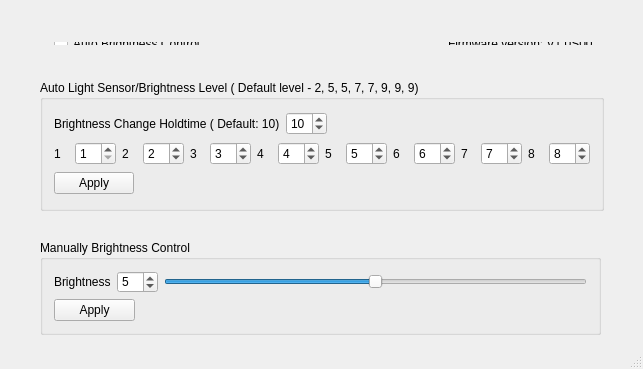
<?xml version="1.0" encoding="UTF-8"?>
<ui version="4.0">
 <class>MainWindow</class>
 <widget class="QMainWindow" name="MainWindow">
  <property name="geometry">
   <rect>
    <x>0</x>
    <y>0</y>
    <width>643</width>
    <height>369</height>
   </rect>
  </property>
  <property name="windowTitle">
   <string>Brightness Control v1.0</string>
  </property>
  <widget class="QWidget" name="centralWidget">
   <widget class="QGroupBox" name="br_mapping_groupBox">
    <property name="geometry">
     <rect>
      <x>40</x>
      <y>80</y>
      <width>564</width>
      <height>131</height>
     </rect>
    </property>
    <property name="title">
     <string>Auto Light Sensor/Brightness Level ( Default level - 2, 5, 5, 7, 7, 9, 9, 9)</string>
    </property>
    <layout class="QGridLayout" name="gridLayout">
     <item row="0" column="0">
      <layout class="QHBoxLayout" name="horizontalLayout_5">
       <item>
        <widget class="QLabel" name="holdtime_label">
         <property name="text">
          <string>Brightness Change Holdtime ( Default: 10)</string>
         </property>
        </widget>
       </item>
       <item>
        <widget class="QSpinBox" name="holdtime">
         <property name="minimum">
          <number>1</number>
         </property>
         <property name="maximum">
          <number>30</number>
         </property>
         <property name="value">
          <number>10</number>
         </property>
        </widget>
       </item>
       <item>
        <spacer name="horizontalSpacer_2">
         <property name="orientation">
          <enum>Qt::Horizontal</enum>
         </property>
         <property name="sizeHint" stdset="0">
          <size>
           <width>40</width>
           <height>20</height>
          </size>
         </property>
        </spacer>
       </item>
      </layout>
     </item>
     <item row="1" column="0">
      <layout class="QHBoxLayout" name="horizontalLayout">
       <item>
        <widget class="QLabel" name="l1">
         <property name="text">
          <string>1</string>
         </property>
        </widget>
       </item>
       <item>
        <widget class="QSpinBox" name="br_l1">
         <property name="minimum">
          <number>1</number>
         </property>
         <property name="maximum">
          <number>10</number>
         </property>
        </widget>
       </item>
       <item>
        <widget class="QLabel" name="l2">
         <property name="text">
          <string>2</string>
         </property>
        </widget>
       </item>
       <item>
        <widget class="QSpinBox" name="br_l2">
         <property name="minimum">
          <number>1</number>
         </property>
         <property name="maximum">
          <number>10</number>
         </property>
         <property name="value">
          <number>2</number>
         </property>
        </widget>
       </item>
       <item>
        <widget class="QLabel" name="l3">
         <property name="text">
          <string>3</string>
         </property>
        </widget>
       </item>
       <item>
        <widget class="QSpinBox" name="br_l3">
         <property name="minimum">
          <number>1</number>
         </property>
         <property name="maximum">
          <number>10</number>
         </property>
         <property name="value">
          <number>3</number>
         </property>
        </widget>
       </item>
       <item>
        <widget class="QLabel" name="l4">
         <property name="text">
          <string>4</string>
         </property>
        </widget>
       </item>
       <item>
        <widget class="QSpinBox" name="br_l4">
         <property name="minimum">
          <number>1</number>
         </property>
         <property name="maximum">
          <number>10</number>
         </property>
         <property name="value">
          <number>4</number>
         </property>
        </widget>
       </item>
       <item>
        <widget class="QLabel" name="l5">
         <property name="text">
          <string>5</string>
         </property>
        </widget>
       </item>
       <item>
        <widget class="QSpinBox" name="br_l5">
         <property name="minimum">
          <number>1</number>
         </property>
         <property name="maximum">
          <number>10</number>
         </property>
         <property name="value">
          <number>5</number>
         </property>
        </widget>
       </item>
       <item>
        <widget class="QLabel" name="l6">
         <property name="text">
          <string>6</string>
         </property>
        </widget>
       </item>
       <item>
        <widget class="QSpinBox" name="br_l6">
         <property name="minimum">
          <number>1</number>
         </property>
         <property name="maximum">
          <number>10</number>
         </property>
         <property name="value">
          <number>6</number>
         </property>
        </widget>
       </item>
       <item>
        <widget class="QLabel" name="l7">
         <property name="text">
          <string>7</string>
         </property>
        </widget>
       </item>
       <item>
        <widget class="QSpinBox" name="br_l7">
         <property name="minimum">
          <number>1</number>
         </property>
         <property name="maximum">
          <number>10</number>
         </property>
         <property name="value">
          <number>7</number>
         </property>
        </widget>
       </item>
       <item>
        <widget class="QLabel" name="l8">
         <property name="text">
          <string>8</string>
         </property>
        </widget>
       </item>
       <item>
        <widget class="QSpinBox" name="br_l8">
         <property name="minimum">
          <number>1</number>
         </property>
         <property name="maximum">
          <number>10</number>
         </property>
         <property name="value">
          <number>8</number>
         </property>
        </widget>
       </item>
      </layout>
     </item>
     <item row="2" column="0">
      <layout class="QHBoxLayout" name="horizontalLayout_2">
       <item>
        <widget class="QPushButton" name="auto_Apply">
         <property name="text">
          <string>Apply</string>
         </property>
        </widget>
       </item>
       <item>
        <spacer name="horizontalSpacer_5">
         <property name="orientation">
          <enum>Qt::Horizontal</enum>
         </property>
         <property name="sizeHint" stdset="0">
          <size>
           <width>448</width>
           <height>20</height>
          </size>
         </property>
        </spacer>
       </item>
      </layout>
     </item>
    </layout>
   </widget>
   <widget class="QWidget" name="layoutWidget">
    <property name="geometry">
     <rect>
      <x>43</x>
      <y>31</y>
      <width>561</width>
      <height>25</height>
     </rect>
    </property>
    <layout class="QHBoxLayout" name="horizontalLayout_3">
     <item>
      <widget class="QCheckBox" name="autoBREN_checkBox">
       <property name="text">
        <string>Auto Brightness Control</string>
       </property>
      </widget>
     </item>
     <item>
      <spacer name="horizontalSpacer">
       <property name="orientation">
        <enum>Qt::Horizontal</enum>
       </property>
       <property name="sizeHint" stdset="0">
        <size>
         <width>28</width>
         <height>20</height>
        </size>
       </property>
      </spacer>
     </item>
     <item>
      <widget class="QLabel" name="frmVersion_label">
       <property name="text">
        <string>Firmware version: V1.0S00</string>
       </property>
      </widget>
     </item>
    </layout>
   </widget>
   <widget class="QGroupBox" name="br_manually_groupBox">
    <property name="geometry">
     <rect>
      <x>40</x>
      <y>240</y>
      <width>561</width>
      <height>95</height>
     </rect>
    </property>
    <property name="title">
     <string>Manually Brightness Control</string>
    </property>
    <property name="checkable">
     <bool>false</bool>
    </property>
    <layout class="QGridLayout" name="gridLayout_2">
     <item row="0" column="0">
      <widget class="QLabel" name="mbr_label">
       <property name="text">
        <string>Brightness</string>
       </property>
      </widget>
     </item>
     <item row="0" column="1" colspan="2">
      <widget class="QSpinBox" name="mbr_spinBox">
       <property name="maximum">
        <number>10</number>
       </property>
       <property name="value">
        <number>5</number>
       </property>
      </widget>
     </item>
     <item row="0" column="3">
      <widget class="QSlider" name="mbr_horizontalSlider">
       <property name="maximum">
        <number>10</number>
       </property>
       <property name="pageStep">
        <number>1</number>
       </property>
       <property name="value">
        <number>5</number>
       </property>
       <property name="orientation">
        <enum>Qt::Horizontal</enum>
       </property>
      </widget>
     </item>
     <item row="1" column="0" colspan="2">
      <widget class="QPushButton" name="mbr_Apply">
       <property name="text">
        <string>Apply</string>
       </property>
      </widget>
     </item>
    </layout>
   </widget>
  </widget>
  <widget class="QStatusBar" name="statusBar"/>
 </widget>
 <layoutdefault spacing="6" margin="11"/>
 <tabstops>
  <tabstop>br_l1</tabstop>
  <tabstop>br_l2</tabstop>
  <tabstop>br_l3</tabstop>
  <tabstop>br_l4</tabstop>
  <tabstop>br_l5</tabstop>
  <tabstop>br_l6</tabstop>
  <tabstop>br_l7</tabstop>
  <tabstop>br_l8</tabstop>
  <tabstop>auto_Apply</tabstop>
  <tabstop>mbr_spinBox</tabstop>
  <tabstop>mbr_horizontalSlider</tabstop>
  <tabstop>mbr_Apply</tabstop>
 </tabstops>
 <resources/>
 <connections>
  <connection>
   <sender>mbr_spinBox</sender>
   <signal>valueChanged(int)</signal>
   <receiver>mbr_horizontalSlider</receiver>
   <slot>setValue(int)</slot>
   <hints>
    <hint type="sourcelabel">
     <x>172</x>
     <y>234</y>
    </hint>
    <hint type="destinationlabel">
     <x>236</x>
     <y>236</y>
    </hint>
   </hints>
  </connection>
  <connection>
   <sender>mbr_horizontalSlider</sender>
   <signal>valueChanged(int)</signal>
   <receiver>mbr_spinBox</receiver>
   <slot>setValue(int)</slot>
   <hints>
    <hint type="sourcelabel">
     <x>239</x>
     <y>244</y>
    </hint>
    <hint type="destinationlabel">
     <x>149</x>
     <y>245</y>
    </hint>
   </hints>
  </connection>
 </connections>
</ui>
